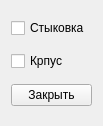
<?xml version="1.0" encoding="UTF-8"?>
<ui version="4.0">
 <class>tools</class>
 <widget class="QWidget" name="tools">
  <property name="geometry">
   <rect>
    <x>0</x>
    <y>0</y>
    <width>103</width>
    <height>126</height>
   </rect>
  </property>
  <property name="windowTitle">
   <string>Form</string>
  </property>
  <layout class="QVBoxLayout" name="verticalLayout">
   <item>
    <widget class="QCheckBox" name="dockBox">
     <property name="text">
      <string>Стыковка</string>
     </property>
    </widget>
   </item>
   <item>
    <widget class="QCheckBox" name="bodyPowerkBox">
     <property name="text">
      <string>Крпус</string>
     </property>
    </widget>
   </item>
   <item>
    <widget class="QPushButton" name="closeButton">
     <property name="text">
      <string>Закрыть</string>
     </property>
    </widget>
   </item>
  </layout>
 </widget>
 <resources/>
 <connections/>
</ui>
